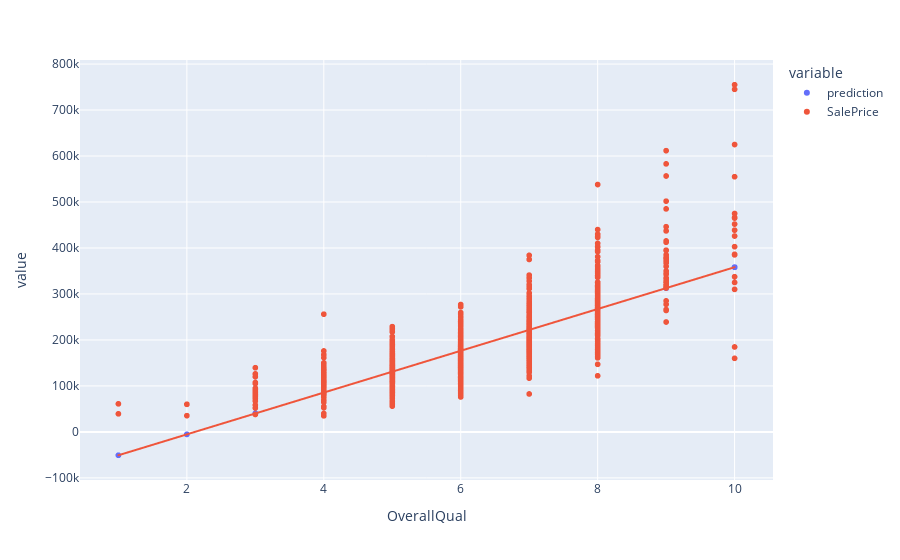

This figure's notebook cell:
### Code cell
mod_pred = px.scatter(predictions, x = 'OverallQual', y = ['prediction', 'SalePrice'], trendline = 'ols')
mod_pred.show()

### Figure 1 — Plotly figure (JSON) as saved in the notebook; plotly's stock layout.template omitted (floating-point values rounded to 4 significant figures; data arrays with more than 128 entries replaced by an {"elided": "..."} marker saying what was removed)
{"data": [{"hovertemplate": "variable=prediction<br>OverallQual=%{x}<br>value=%{y}<extra></extra>", "legendgroup": "prediction", "marker": {"color": "#636efa", "symbol": "circle"}, "mode": "markers", "name": "prediction", "showlegend": true, "type": "scattergl", "x": {"elided": "1460 int values"}, "xaxis": "x", "y": {"elided": "1460 float values"}, "yaxis": "y"}, {"hovertemplate": "<b>OLS trendline</b><br>value = 45435.8 * OverallQual + -96206.1<br>R<sup>2</sup>=1.000000<br><br>variable=prediction<br>OverallQual=%{x}<br>value=%{y} <b>(trend)</b><extra></extra>", "legendgroup": "prediction", "marker": {"color": "#636efa", "symbol": "circle"}, "mode": "lines", "name": "prediction", "showlegend": false, "type": "scattergl", "x": {"elided": "1460 int values"}, "xaxis": "x", "y": {"elided": "1460 float values"}, "yaxis": "y"}, {"hovertemplate": "variable=SalePrice<br>OverallQual=%{x}<br>value=%{y}<extra></extra>", "legendgroup": "SalePrice", "marker": {"color": "#EF553B", "symbol": "circle"}, "mode": "markers", "name": "SalePrice", "showlegend": true, "type": "scattergl", "x": {"elided": "1460 int values"}, "xaxis": "x", "y": {"elided": "1460 int values"}, "yaxis": "y"}, {"hovertemplate": "<b>OLS trendline</b><br>value = 45435.8 * OverallQual + -96206.1<br>R<sup>2</sup>=0.625652<br><br>variable=SalePrice<br>OverallQual=%{x}<br>value=%{y} <b>(trend)</b><extra></extra>", "legendgroup": "SalePrice", "marker": {"color": "#EF553B", "symbol": "circle"}, "mode": "lines", "name": "SalePrice", "showlegend": false, "type": "scattergl", "x": {"elided": "1460 int values"}, "xaxis": "x", "y": {"elided": "1460 float values"}, "yaxis": "y"}], "layout": {"legend": {"title": {"text": "variable"}, "tracegroupgap": 0}, "margin": {"t": 60}, "xaxis": {"anchor": "y", "domain": [0, 1], "title": {"text": "OverallQual"}}, "yaxis": {"anchor": "x", "domain": [0, 1], "title": {"text": "value"}}}}
